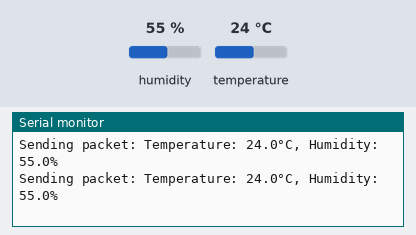
This sketch was run on a simulated ESP8266 (NodeMCU). Shown: the last lines printed to the serial monitor. The test bench sets the inputs (shaded band); at power-on: humidity 55 %, temperature 24 °C. No radio packets arrive unless stated.

Above: at 6.8 s.
6.9 s: humidity set to 22 %
At 10.5 s:
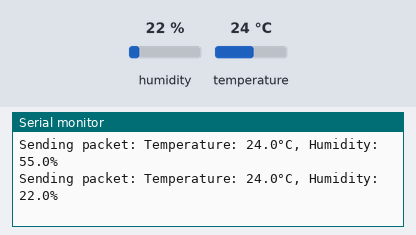
12.2 s: temperature set to 12 °C
At 14.7 s:
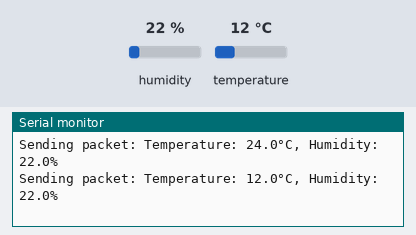
17.5 s: humidity set to 40 %
At 19.0 s:
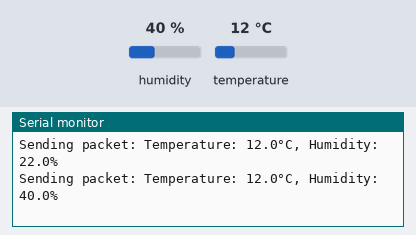
Timing chart, 0 to 20.5 s (numbered marks = the images above; inputs shaded):
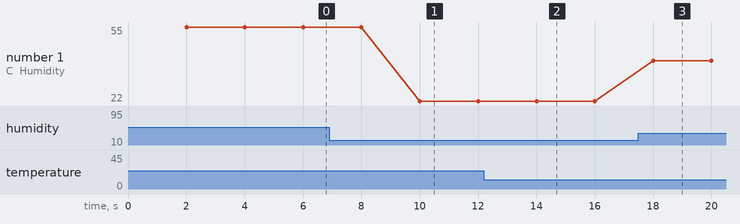

The sketch:

lora_sender.ino
```cpp
#include <SPI.h>
#include <LoRa.h>
#include <DHT.h>

// LoRa module pin connections for ESP8266 or ESP32
#define SS    15   // LoRa NSS (Chip Select) -> GPIO15 (D8)
#define RST   16   // LoRa RESET -> GPIO16 (D0)
#define DIO0  5    // LoRa DIO0 -> GPIO5 (D1)
#define SCK   14   // LoRa SCK -> GPIO14 (D5)
#define MISO  12   // LoRa MISO -> GPIO12 (D6)
#define MOSI  13   // LoRa MOSI -> GPIO13 (D7)

// DHT22 Sensor Configuration
#define DHT_PIN     2  // GPIO4 (D4) -> DHT22 DATA
#define DHT_TYPE DHT22

// Onboard LED for ESP8266 or ESP32
#define LED_BUILTIN 2  // Built-in LED for ESP32/ESP8266 (GPIO2)

DHT dht(DHT_PIN, DHT_TYPE);  // Initialize DHT sensor

unsigned long lastSendTime = 0;  // Variable to store the last time the packet was sent
unsigned long sendInterval = 2000;  // Send data every 3 seconds (3000 milliseconds)

void setup() {
    Serial.begin(115200);
    pinMode(LED_BUILTIN, OUTPUT);
    digitalWrite(LED_BUILTIN, LOW);  // Make sure the LED is off initially

    Serial.println("ESP8266/ESP32 LoRa Sender with DHT22");

    // Use the correct pins for the LoRa module
    LoRa.setPins(SS, RST, DIO0);  // NSS, RESET, DIO0

    if (!LoRa.begin(433E6)) { // 433 MHz frequency
        Serial.println("LoRa init failed!");
        while (1);  // Halt if initialization fails
    }

    Serial.println("LoRa Init Successful!");

    // Initialize DHT22 sensor
    dht.begin();
    Serial.println("DHT22 Init Successful!");
}

void loop() {
    unsigned long currentMillis = millis();  // Get the current time

    // Only send data once every 5 seconds
    if (currentMillis - lastSendTime >= sendInterval) {
        lastSendTime = currentMillis;  // Update the last send time

        // Get the temperature and humidity from DHT22
        float temperature = dht.readTemperature();
        float humidity = dht.readHumidity();

        // Check if the reading is valid
        if (isnan(temperature) || isnan(humidity)) {
            Serial.println("Failed to read from DHT sensor! Retrying...");
            return;
        }

        // Format data as a string to send via LoRa
        String payload = "Temperature: " + String(temperature, 1) + "°C, Humidity: " + String(humidity, 1) + "%";
        Serial.print("Sending packet: ");
        Serial.println(payload);

        // Blink LED before sending data
        digitalWrite(LED_BUILTIN, HIGH);  // Turn on the LED
        delay(200);  // Wait for 200ms
        digitalWrite(LED_BUILTIN, LOW);   // Turn off the LED

        // Send the data over LoRa
        LoRa.beginPacket();
        LoRa.print(payload);
        LoRa.endPacket();
    }
}
```

Measured:
- after the input at 6.9 s, the serial monitor: prints a new line after 3.1 s (image 1)
- after the input at 12.2 s, the serial monitor: prints a new line after 1.8 s (image 2)
- after the input at 17.5 s, the serial monitor: prints a new line after 0.51 s (image 3)
- plotted number 1: 55 → 22 after the input at 6.9 s, 22 → 40 after the input at 17.5 s
